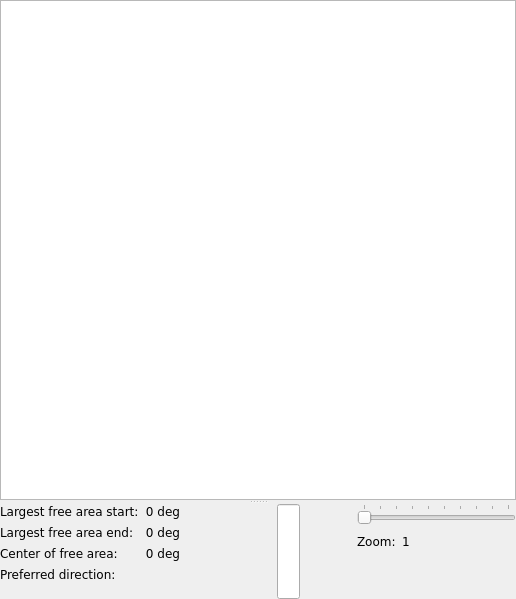
     <widget class="QSplitter" name="splitter" >
      <property name="orientation" >
       <enum>Qt::Vertical</enum>
      </property>
      <widget class="QGraphicsView" name="graphicsViewLaser" >
       <property name="minimumSize" >
        <size>
         <width>0</width>
         <height>500</height>
        </size>
       </property>
       <property name="font" >
        <font>
         <family>Verdana</family>
        </font>
       </property>
       <property name="mouseTracking" >
        <bool>true</bool>
       </property>
       <property name="statusTip" >
        <string>Robot can be dragged with the mouse!</string>
       </property>
       <property name="alignment" >
        <set>Qt::AlignLeading|Qt::AlignLeft|Qt::AlignTop</set>
       </property>
       <property name="dragMode" >
        <enum>QGraphicsView::ScrollHandDrag</enum>
       </property>
      </widget>
      <widget class="QWidget" name="layoutWidget" >
       <layout class="QHBoxLayout" name="horizontalLayout_11" >
        <item>
         <layout class="QVBoxLayout" >
          <item>
           <layout class="QHBoxLayout" >
            <item>
             <widget class="QLabel" name="label18_4" >
              <property name="font" >
               <font>
                <family>Verdana</family>
               </font>
              </property>
              <property name="text" >
               <string>Largest free area start:</string>
              </property>
             </widget>
            </item>
            <item>
             <widget class="QLabel" name="lblLaserFrontFreeStart" >
              <property name="font" >
               <font>
                <family>Verdana</family>
               </font>
              </property>
              <property name="text" >
               <string>0 deg</string>
              </property>
              <property name="alignment" >
               <set>Qt::AlignRight|Qt::AlignTrailing|Qt::AlignVCenter</set>
              </property>
             </widget>
            </item>
           </layout>
          </item>
          <item>
           <layout class="QHBoxLayout" >
            <item>
             <widget class="QLabel" name="label18_5" >
              <property name="font" >
               <font>
                <family>Verdana</family>
               </font>
              </property>
              <property name="text" >
               <string>Largest free area end:</string>
              </property>
             </widget>
            </item>
            <item>
             <widget class="QLabel" name="lblLaserFrontFreeEnd" >
              <property name="font" >
               <font>
                <family>Verdana</family>
               </font>
              </property>
              <property name="text" >
               <string>0 deg</string>
              </property>
              <property name="alignment" >
               <set>Qt::AlignRight|Qt::AlignTrailing|Qt::AlignVCenter</set>
              </property>
             </widget>
            </item>
           </layout>
          </item>
          <item>
           <layout class="QHBoxLayout" >
            <item>
             <widget class="QLabel" name="label18_6" >
              <property name="font" >
               <font>
                <family>Verdana</family>
               </font>
              </property>
              <property name="text" >
               <string>Center of free area:</string>
              </property>
             </widget>
            </item>
            <item>
             <widget class="QLabel" name="lblLaserFrontFreeCenter" >
              <property name="font" >
               <font>
                <family>Verdana</family>
               </font>
              </property>
              <property name="text" >
               <string>0 deg</string>
              </property>
              <property name="alignment" >
               <set>Qt::AlignRight|Qt::AlignTrailing|Qt::AlignVCenter</set>
              </property>
             </widget>
            </item>
           </layout>
          </item>
          <item>
           <layout class="QHBoxLayout" >
            <item>
             <widget class="QLabel" name="label18_7" >
              <property name="font" >
               <font>
                <family>Verdana</family>
               </font>
              </property>
              <property name="text" >
               <string>Preferred direction:</string>
              </property>
             </widget>
            </item>
            <item>
             <widget class="QLabel" name="lblPreferredDirection" >
              <property name="sizePolicy" >
               <sizepolicy vsizetype="Fixed" hsizetype="Fixed" >
                <horstretch>0</horstretch>
                <verstretch>0</verstretch>
               </sizepolicy>
              </property>
              <property name="font" >
               <font>
                <family>Verdana</family>
               </font>
              </property>
              <property name="pixmap" >
               <pixmap resource="../mrs.qrc" >:/images/images/middle.png</pixmap>
              </property>
              <property name="scaledContents" >
               <bool>true</bool>
              </property>
             </widget>
            </item>
           </layout>
          </item>
          <item>
           <spacer>
            <property name="orientation" >
             <enum>Qt::Vertical</enum>
            </property>
            <property name="sizeHint" stdset="0" >
             <size>
              <width>20</width>
              <height>16</height>
             </size>
            </property>
           </spacer>
          </item>
         </layout>
        </item>
        <item>
         <layout class="QVBoxLayout" >
          <item>
           <layout class="QHBoxLayout" >
            <item>
             <spacer>
              <property name="orientation" >
               <enum>Qt::Horizontal</enum>
              </property>
              <property name="sizeHint" stdset="0" >
               <size>
                <width>91</width>
                <height>41</height>
               </size>
              </property>
             </spacer>
            </item>
            <item>
             <widget class="QProgressBar" name="progressBarSensor16" >
              <property name="font" >
               <font>
                <family>Verdana</family>
               </font>
              </property>
              <property name="autoFillBackground" >
               <bool>true</bool>
              </property>
              <property name="textVisible" >
               <bool>false</bool>
              </property>
              <property name="orientation" >
               <enum>Qt::Vertical</enum>
              </property>
              <property name="invertedAppearance" >
               <bool>true</bool>
              </property>
              <property name="textDirection" >
               <enum>QProgressBar::BottomToTop</enum>
              </property>
              <property name="format" >
               <string>%v</string>
              </property>
             </widget>
            </item>
            <item>
             <spacer>
              <property name="orientation" >
               <enum>Qt::Horizontal</enum>
              </property>
              <property name="sizeHint" stdset="0" >
               <size>
                <width>51</width>
                <height>41</height>
               </size>
              </property>
             </spacer>
            </item>
           </layout>
          </item>
          <item>
           <spacer>
            <property name="orientation" >
             <enum>Qt::Vertical</enum>
            </property>
            <property name="sizeHint" stdset="0" >
             <size>
              <width>20</width>
              <height>41</height>
             </size>
            </property>
           </spacer>
          </item>
         </layout>
        </item>
        <item>
         <layout class="QVBoxLayout" >
          <item>
           <widget class="QSlider" name="sliderZoom" >
            <property name="font" >
             <font>
              <family>Verdana</family>
             </font>
            </property>
            <property name="minimum" >
             <number>1</number>
            </property>
            <property name="maximum" >
             <number>10</number>
            </property>
            <property name="pageStep" >
             <number>1</number>
            </property>
            <property name="value" >
             <number>1</number>
            </property>
            <property name="sliderPosition" >
             <number>1</number>
            </property>
            <property name="tracking" >
             <bool>false</bool>
            </property>
            <property name="orientation" >
             <enum>Qt::Horizontal</enum>
            </property>
            <property name="tickPosition" >
             <enum>QSlider::TicksAbove</enum>
            </property>
            <property name="tickInterval" >
             <number>1</number>
            </property>
           </widget>
          </item>
          <item>
           <layout class="QHBoxLayout" >
            <item>
             <layout class="QHBoxLayout" >
              <item>
               <widget class="QLabel" name="label_33" >
                <property name="font" >
                 <font>
                  <family>Verdana</family>
                 </font>
                </property>
                <property name="text" >
                 <string>Zoom:</string>
                </property>
               </widget>
              </item>
              <item>
               <widget class="QLabel" name="labelLaserTop" >
                <property name="font" >
                 <font>
                  <family>Verdana</family>
                 </font>
                </property>
                <property name="text" >
                 <string>1</string>
                </property>
               </widget>
              </item>
             </layout>
            </item>
            <item>
             <spacer>
              <property name="orientation" >
               <enum>Qt::Horizontal</enum>
              </property>
              <property name="sizeHint" stdset="0" >
               <size>
                <width>41</width>
                <height>22</height>
               </size>
              </property>
             </spacer>
            </item>
           </layout>
          </item>
          <item>
           <spacer>
            <property name="orientation" >
             <enum>Qt::Vertical</enum>
            </property>
            <property name="sizeHint" stdset="0" >
             <size>
              <width>159</width>
              <height>51</height>
             </size>
            </property>
           </spacer>
          </item>
         </layout>
        </item>
       </layout>
      </widget>
     </widget>
